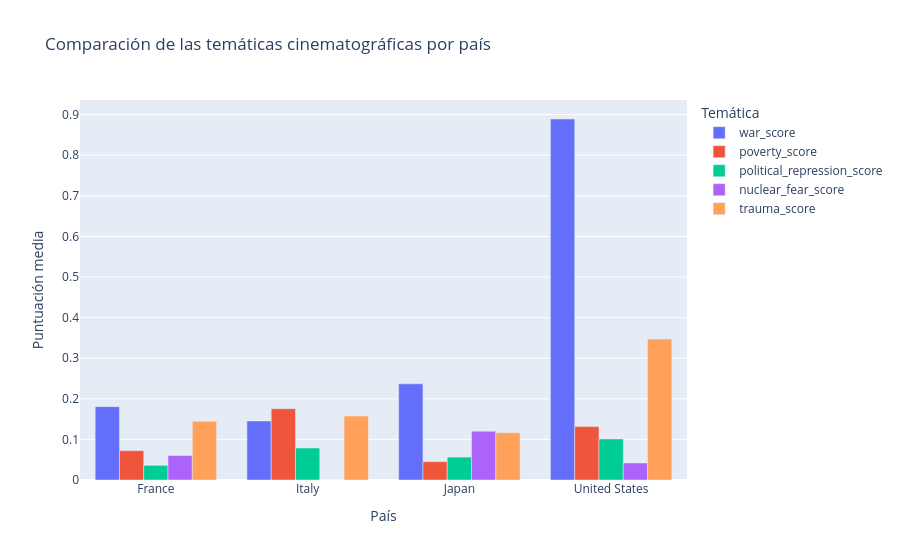

The code cell stored with this chart in its notebook:
### Code cell
df_paises = (peliculas_periodo.groupby("paises_norm")[variables].mean().reset_index())

df_paises_largo = df_paises.melt(id_vars="paises_norm", var_name="tematica", value_name="puntuacion")

fig = px.bar(
    df_paises_largo, x="paises_norm", y="puntuacion", color="tematica", barmode="group",
    title="Comparación de las temáticas cinematográficas por país",
    labels={"paises_norm": "País", "puntuacion": "Puntuación media", "tematica": "Temática"}
)

fig.show()

### Figure 1 — Plotly figure (JSON) as saved in the notebook; plotly's stock layout.template omitted (floating-point values rounded to 4 significant figures)
{"data": [{"alignmentgroup": "True", "hovertemplate": "Temática=war_score<br>País=%{x}<br>Puntuación media=%{y}<extra></extra>", "legendgroup": "war_score", "marker": {"color": "#636efa", "pattern": {"shape": ""}}, "name": "war_score", "offsetgroup": "war_score", "orientation": "v", "showlegend": true, "textposition": "auto", "type": "bar", "x": ["France", "Italy", "Japan", "United States"], "xaxis": "x", "y": [0.1807, 0.1455, 0.2368, 0.8892], "yaxis": "y"}, {"alignmentgroup": "True", "hovertemplate": "Temática=poverty_score<br>País=%{x}<br>Puntuación media=%{y}<extra></extra>", "legendgroup": "poverty_score", "marker": {"color": "#EF553B", "pattern": {"shape": ""}}, "name": "poverty_score", "offsetgroup": "poverty_score", "orientation": "v", "showlegend": true, "textposition": "auto", "type": "bar", "x": ["France", "Italy", "Japan", "United States"], "xaxis": "x", "y": [0.07229, 0.1758, 0.04511, 0.1315], "yaxis": "y"}, {"alignmentgroup": "True", "hovertemplate": "Temática=political_repression_score<br>País=%{x}<br>Puntuación media=%{y}<extra></extra>", "legendgroup": "political_repression_score", "marker": {"color": "#00cc96", "pattern": {"shape": ""}}, "name": "political_repression_score", "offsetgroup": "political_repression_score", "orientation": "v", "showlegend": true, "textposition": "auto", "type": "bar", "x": ["France", "Italy", "Japan", "United States"], "xaxis": "x", "y": [0.03614, 0.07879, 0.05639, 0.1011], "yaxis": "y"}, {"alignmentgroup": "True", "hovertemplate": "Temática=nuclear_fear_score<br>País=%{x}<br>Puntuación media=%{y}<extra></extra>", "legendgroup": "nuclear_fear_score", "marker": {"color": "#ab63fa", "pattern": {"shape": ""}}, "name": "nuclear_fear_score", "offsetgroup": "nuclear_fear_score", "orientation": "v", "showlegend": true, "textposition": "auto", "type": "bar", "x": ["France", "Italy", "Japan", "United States"], "xaxis": "x", "y": [0.06024, 0.0, 0.1203, 0.04192], "yaxis": "y"}, {"alignmentgroup": "True", "hovertemplate": "Temática=trauma_score<br>País=%{x}<br>Puntuación media=%{y}<extra></extra>", "legendgroup": "trauma_score", "marker": {"color": "#FFA15A", "pattern": {"shape": ""}}, "name": "trauma_score", "offsetgroup": "trauma_score", "orientation": "v", "showlegend": true, "textposition": "auto", "type": "bar", "x": ["France", "Italy", "Japan", "United States"], "xaxis": "x", "y": [0.1446, 0.1576, 0.1165, 0.3473], "yaxis": "y"}], "layout": {"barmode": "group", "legend": {"title": {"text": "Temática"}, "tracegroupgap": 0}, "title": {"text": "Comparación de las temáticas cinematográficas por país"}, "xaxis": {"anchor": "y", "domain": [0, 1], "title": {"text": "País"}}, "yaxis": {"anchor": "x", "domain": [0, 1], "title": {"text": "Puntuación media"}}}}
